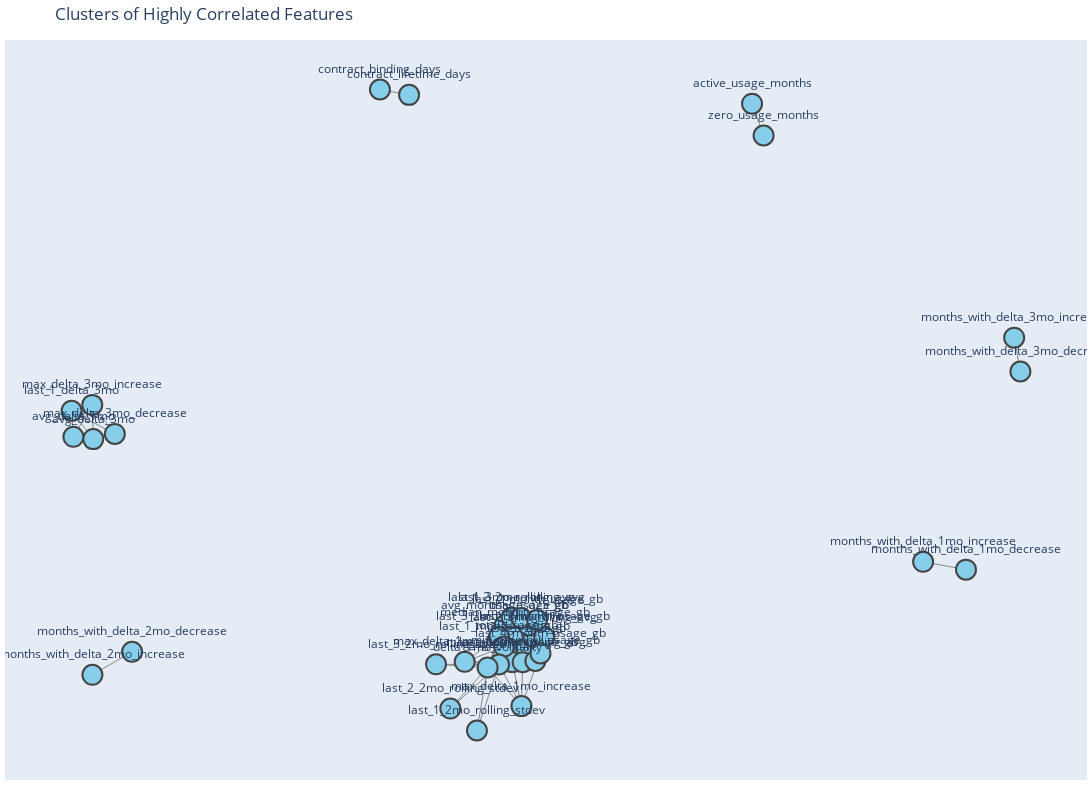

Source (notebook cell):
### Code cell
plot_correlation_network(G_80, pos=nx.spring_layout(G_80, seed=42))

### Figure 1 — Plotly figure (JSON) as saved in the notebook; plotly's stock layout.template omitted (floating-point values rounded to 4 significant figures; data arrays with more than 128 entries replaced by an {"elided": "..."} marker saying what was removed)
{"data": [{"hoverinfo": "none", "line": {"color": "#888", "width": 1}, "mode": "lines", "type": "scatter", "x": {"elided": "531 float values"}, "y": {"elided": "531 float values"}}, {"hoverinfo": "text", "hovertext": ["active_usage_months<br>Correlations:<br>zero_usage_months: 1.00", "zero_usage_months<br>Correlations:<br>active_usage_months: 1.00", "avg_delta_3mo<br>Correlations:<br>max_delta_3mo_increase: 1.00<br>max_delta_3mo_decrease: 1.00<br>last_1_delta_3mo: 1.00<br>avg_delta_1mo: 1.00", "max_delta_3mo_increase<br>Correlations:<br>avg_delta_3mo: 1.00<br>max_delta_3mo_decrease: 1.00<br>last_1_delta_3mo: 1.00<br>avg_delta_1mo: 1.00", "max_delta_3mo_decrease<br>Correlations:<br>avg_delta_3mo: 1.00<br>max_delta_3mo_increase: 1.00<br>last_1_delta_3mo: 1.00<br>avg_delta_1mo: 1.00", "last_1_delta_3mo<br>Correlations:<br>avg_delta_3mo: 1.00<br>max_delta_3mo_increase: 1.00<br>max_delta_3mo_decrease: 1.00<br>avg_delta_1mo: 1.00", "avg_monthly_usage_gb<br>Correlations:<br>total_usage_gb: 1.00<br>median_monthly_usage_gb: 0.99<br>last_2_3mo_rolling_avg: 0.99<br>last_1_3mo_rolling_avg: 0.99<br>usage_q75_gb: 0.99<br>max_monthly_usage_gb: 0.99<br>usage_q25_gb: 0.98<br>last_2_2mo_rolling_avg: 0.97<br>last_1_2mo_rolling_avg: 0.97<br>last_3_2mo_rolling_avg: 0.97<br>min_monthly_usage_gb: 0.95<br>last_3_month_usage_gb: 0.93<br>last_1_month_usage_gb: 0.93<br>last_2_month_usage_gb: 0.93<br>last_4_month_usage_gb: 0.93<br>usage_std_gb: 0.89<br>delta_1mo_volatility: 0.83", "total_usage_gb<br>Correlations:<br>avg_monthly_usage_gb: 1.00<br>median_monthly_usage_gb: 0.99<br>last_2_3mo_rolling_avg: 0.99<br>last_1_3mo_rolling_avg: 0.99<br>usage_q75_gb: 0.99<br>max_monthly_usage_gb: 0.99<br>usage_q25_gb: 0.98<br>last_2_2mo_rolling_avg: 0.97<br>last_1_2mo_rolling_avg: 0.97<br>last_3_2mo_rolling_avg: 0.97<br>min_monthly_usage_gb: 0.95<br>last_3_month_usage_gb: 0.93<br>last_1_month_usage_gb: 0.93<br>last_2_month_usage_gb: 0.93<br>last_4_month_usage_gb: 0.93<br>usage_std_gb: 0.89<br>delta_1mo_volatility: 0.83", "avg_delta_1mo<br>Correlations:<br>avg_delta_3mo: 1.00<br>max_delta_3mo_increase: 1.00<br>max_delta_3mo_decrease: 1.00<br>last_1_delta_3mo: 1.00", "median_monthly_usage_gb<br>Correlations:<br>avg_monthly_usage_gb: 0.99<br>total_usage_gb: 0.99<br>usage_q75_gb: 0.99<br>usage_q25_gb: 0.99<br>last_1_3mo_rolling_avg: 0.99<br>last_2_3mo_rolling_avg: 0.99<br>max_monthly_usage_gb: 0.97<br>last_2_2mo_rolling_avg: 0.97<br>last_1_2mo_rolling_avg: 0.97<br>last_3_2mo_rolling_avg: 0.97<br>min_monthly_usage_gb: 0.94<br>last_3_month_usage_gb: 0.92<br>last_1_month_usage_gb: 0.92<br>last_2_month_usage_gb: 0.92<br>last_4_month_usage_gb: 0.92<br>usage_std_gb: 0.88<br>delta_1mo_volatility: 0.82", "usage_q75_gb<br>Correlations:<br>median_monthly_usage_gb: 0.99<br>total_usage_gb: 0.99<br>avg_monthly_usage_gb: 0.99<br>last_2_3mo_rolling_avg: 0.98<br>last_1_3mo_rolling_avg: 0.98<br>max_monthly_usage_gb: 0.97<br>last_2_2mo_rolling_avg: 0.96<br>last_1_2mo_rolling_avg: 0.96<br>last_3_2mo_rolling_avg: 0.96<br>usage_q25_gb: 0.96<br>min_monthly_usage_gb: 0.92<br>last_3_month_usage_gb: 0.92<br>last_1_month_usage_gb: 0.92<br>last_2_month_usage_gb: 0.92<br>last_4_month_usage_gb: 0.92<br>usage_std_gb: 0.90<br>delta_1mo_volatility: 0.85", "last_2_3mo_rolling_avg<br>Correlations:<br>avg_monthly_usage_gb: 0.99<br>total_usage_gb: 0.99<br>median_monthly_usage_gb: 0.99<br>last_3_2mo_rolling_avg: 0.98<br>last_2_2mo_rolling_avg: 0.98<br>usage_q75_gb: 0.98<br>max_monthly_usage_gb: 0.98<br>last_1_3mo_rolling_avg: 0.98<br>usage_q25_gb: 0.97<br>last_1_2mo_rolling_avg: 0.95<br>min_monthly_usage_gb: 0.95<br>last_3_month_usage_gb: 0.94<br>last_1_month_usage_gb: 0.94<br>last_2_month_usage_gb: 0.94<br>usage_std_gb: 0.88<br>last_4_month_usage_gb: 0.87<br>delta_1mo_volatility: 0.83", "last_1_3mo_rolling_avg<br>Correlations:<br>total_usage_gb: 0.99<br>avg_monthly_usage_gb: 0.99<br>median_monthly_usage_gb: 0.99<br>last_1_2mo_rolling_avg: 0.98<br>last_2_2mo_rolling_avg: 0.98<br>usage_q75_gb: 0.98<br>max_monthly_usage_gb: 0.98<br>last_2_3mo_rolling_avg: 0.98<br>usage_q25_gb: 0.97<br>last_3_2mo_rolling_avg: 0.95<br>min_monthly_usage_gb: 0.95<br>last_3_month_usage_gb: 0.94<br>last_4_month_usage_gb: 0.94<br>last_2_month_usage_gb: 0.93<br>usage_std_gb: 0.88<br>last_1_month_usage_gb: 0.87<br>delta_1mo_volatility: 0.83", "usage_q25_gb<br>Correlations:<br>median_monthly_usage_gb: 0.99<br>avg_monthly_usage_gb: 0.98<br>total_usage_gb: 0.98<br>last_1_3mo_rolling_avg: 0.97<br>last_2_3mo_rolling_avg: 0.97<br>usage_q75_gb: 0.96<br>last_2_2mo_rolling_avg: 0.96<br>last_1_2mo_rolling_avg: 0.95<br>last_3_2mo_rolling_avg: 0.95<br>max_monthly_usage_gb: 0.94<br>min_monthly_usage_gb: 0.94<br>last_3_month_usage_gb: 0.91<br>last_2_month_usage_gb: 0.91<br>last_4_month_usage_gb: 0.91<br>last_1_month_usage_gb: 0.91<br>usage_std_gb: 0.82", "max_monthly_usage_gb<br>Correlations:<br>total_usage_gb: 0.99<br>avg_monthly_usage_gb: 0.99<br>last_1_3mo_rolling_avg: 0.98<br>last_2_3mo_rolling_avg: 0.98<br>usage_q75_gb: 0.97<br>median_monthly_usage_gb: 0.97<br>last_2_2mo_rolling_avg: 0.96<br>last_1_2mo_rolling_avg: 0.96<br>last_3_2mo_rolling_avg: 0.96<br>usage_q25_gb: 0.94<br>usage_std_gb: 0.94<br>last_3_month_usage_gb: 0.91<br>min_monthly_usage_gb: 0.91<br>last_4_month_usage_gb: 0.91<br>last_1_month_usage_gb: 0.91<br>last_2_month_usage_gb: 0.91<br>delta_1mo_volatility: 0.89<br>max_delta_1mo_increase: 0.82<br>max_delta_1mo_decrease: 0.82", "last_1_2mo_rolling_avg<br>Correlations:<br>last_1_3mo_rolling_avg: 0.98<br>total_usage_gb: 0.97<br>avg_monthly_usage_gb: 0.97<br>median_monthly_usage_gb: 0.97<br>usage_q75_gb: 0.96<br>max_monthly_usage_gb: 0.96<br>usage_q25_gb: 0.95<br>last_3_month_usage_gb: 0.95<br>last_4_month_usage_gb: 0.95<br>last_2_2mo_rolling_avg: 0.95<br>last_2_3mo_rolling_avg: 0.95<br>min_monthly_usage_gb: 0.93<br>last_3_2mo_rolling_avg: 0.90<br>usage_std_gb: 0.87<br>last_2_month_usage_gb: 0.85<br>last_1_month_usage_gb: 0.85<br>max_delta_1mo_increase: 0.81<br>delta_1mo_volatility: 0.81", "last_3_2mo_rolling_avg<br>Correlations:<br>last_2_3mo_rolling_avg: 0.98<br>avg_monthly_usage_gb: 0.97<br>total_usage_gb: 0.97<br>median_monthly_usage_gb: 0.97<br>usage_q75_gb: 0.96<br>max_monthly_usage_gb: 0.96<br>usage_q25_gb: 0.95<br>last_1_month_usage_gb: 0.95<br>last_2_month_usage_gb: 0.95<br>last_2_2mo_rolling_avg: 0.95<br>last_1_3mo_rolling_avg: 0.95<br>min_monthly_usage_gb: 0.93<br>last_1_2mo_rolling_avg: 0.90<br>usage_std_gb: 0.87<br>last_3_month_usage_gb: 0.85<br>last_4_month_usage_gb: 0.85<br>max_delta_1mo_decrease: 0.81<br>delta_1mo_volatility: 0.81", "last_2_2mo_rolling_avg<br>Correlations:<br>last_1_3mo_rolling_avg: 0.98<br>last_2_3mo_rolling_avg: 0.98<br>avg_monthly_usage_gb: 0.97<br>total_usage_gb: 0.97<br>median_monthly_usage_gb: 0.97<br>usage_q75_gb: 0.96<br>max_monthly_usage_gb: 0.96<br>usage_q25_gb: 0.96<br>last_3_month_usage_gb: 0.95<br>last_2_month_usage_gb: 0.95<br>last_3_2mo_rolling_avg: 0.95<br>last_1_2mo_rolling_avg: 0.95<br>min_monthly_usage_gb: 0.93<br>usage_std_gb: 0.87<br>last_1_month_usage_gb: 0.85<br>last_4_month_usage_gb: 0.85<br>delta_1mo_volatility: 0.81", "min_monthly_usage_gb<br>Correlations:<br>avg_monthly_usage_gb: 0.95<br>total_usage_gb: 0.95<br>last_2_3mo_rolling_avg: 0.95<br>last_1_3mo_rolling_avg: 0.95<br>usage_q25_gb: 0.94<br>median_monthly_usage_gb: 0.94<br>last_2_2mo_rolling_avg: 0.93<br>last_3_2mo_rolling_avg: 0.93<br>last_1_2mo_rolling_avg: 0.93<br>usage_q75_gb: 0.92<br>max_monthly_usage_gb: 0.91<br>last_3_month_usage_gb: 0.89<br>last_2_month_usage_gb: 0.88<br>last_1_month_usage_gb: 0.88<br>last_4_month_usage_gb: 0.88", "last_3_month_usage_gb<br>Correlations:<br>last_1_2mo_rolling_avg: 0.95<br>last_2_2mo_rolling_avg: 0.95<br>last_1_3mo_rolling_avg: 0.94<br>last_2_3mo_rolling_avg: 0.94<br>total_usage_gb: 0.93<br>avg_monthly_usage_gb: 0.93<br>median_monthly_usage_gb: 0.92<br>usage_q75_gb: 0.92<br>max_monthly_usage_gb: 0.91<br>usage_q25_gb: 0.91<br>min_monthly_usage_gb: 0.89<br>last_3_2mo_rolling_avg: 0.85<br>usage_std_gb: 0.82<br>last_4_month_usage_gb: 0.81<br>last_1_month_usage_gb: 0.81<br>last_2_month_usage_gb: 0.81", "last_4_month_usage_gb<br>Correlations:<br>last_1_2mo_rolling_avg: 0.95<br>last_1_3mo_rolling_avg: 0.94<br>total_usage_gb: 0.93<br>avg_monthly_usage_gb: 0.93<br>median_monthly_usage_gb: 0.92<br>usage_q75_gb: 0.92<br>max_monthly_usage_gb: 0.91<br>usage_q25_gb: 0.91<br>min_monthly_usage_gb: 0.88<br>last_2_3mo_rolling_avg: 0.87<br>last_2_2mo_rolling_avg: 0.85<br>last_3_2mo_rolling_avg: 0.85<br>usage_std_gb: 0.83<br>max_delta_1mo_increase: 0.81<br>last_3_month_usage_gb: 0.81<br>last_2_month_usage_gb: 0.81<br>last_1_month_usage_gb: 0.81", "last_1_month_usage_gb<br>Correlations:<br>last_3_2mo_rolling_avg: 0.95<br>last_2_3mo_rolling_avg: 0.94<br>total_usage_gb: 0.93<br>avg_monthly_usage_gb: 0.93<br>median_monthly_usage_gb: 0.92<br>usage_q75_gb: 0.92<br>max_monthly_usage_gb: 0.91<br>usage_q25_gb: 0.91<br>min_monthly_usage_gb: 0.88<br>last_1_3mo_rolling_avg: 0.87<br>last_2_2mo_rolling_avg: 0.85<br>last_1_2mo_rolling_avg: 0.85<br>usage_std_gb: 0.82<br>max_delta_1mo_decrease: 0.81<br>last_3_month_usage_gb: 0.81<br>last_2_month_usage_gb: 0.81<br>last_4_month_usage_gb: 0.81", "last_2_month_usage_gb<br>Correlations:<br>last_2_2mo_rolling_avg: 0.95<br>last_3_2mo_rolling_avg: 0.95<br>last_2_3mo_rolling_avg: 0.94<br>last_1_3mo_rolling_avg: 0.93<br>avg_monthly_usage_gb: 0.93<br>total_usage_gb: 0.93<br>median_monthly_usage_gb: 0.92<br>usage_q75_gb: 0.92<br>max_monthly_usage_gb: 0.91<br>usage_q25_gb: 0.91<br>min_monthly_usage_gb: 0.88<br>last_1_2mo_rolling_avg: 0.85<br>usage_std_gb: 0.82<br>last_3_month_usage_gb: 0.81<br>last_1_month_usage_gb: 0.81<br>last_4_month_usage_gb: 0.81", "usage_std_gb<br>Correlations:<br>max_monthly_usage_gb: 0.94<br>delta_1mo_volatility: 0.94<br>usage_q75_gb: 0.90<br>total_usage_gb: 0.89<br>avg_monthly_usage_gb: 0.89<br>last_1_3mo_rolling_avg: 0.88<br>last_2_3mo_rolling_avg: 0.88<br>median_monthly_usage_gb: 0.88<br>max_delta_1mo_increase: 0.87<br>last_1_2mo_rolling_avg: 0.87<br>last_2_2mo_rolling_avg: 0.87<br>last_3_2mo_rolling_avg: 0.87<br>max_delta_1mo_decrease: 0.87<br>last_4_month_usage_gb: 0.83<br>last_3_month_usage_gb: 0.82<br>last_1_month_usage_gb: 0.82<br>last_2_month_usage_gb: 0.82<br>usage_q25_gb: 0.82<br>last_2_2mo_rolling_stdev: 0.81<br>last_3_2mo_rolling_stdev: 0.81<br>last_1_2mo_rolling_stdev: 0.81", "delta_1mo_volatility<br>Correlations:<br>usage_std_gb: 0.94<br>max_delta_1mo_decrease: 0.92<br>max_delta_1mo_increase: 0.92<br>max_monthly_usage_gb: 0.89<br>last_2_2mo_rolling_stdev: 0.85<br>usage_q75_gb: 0.85<br>total_usage_gb: 0.83<br>avg_monthly_usage_gb: 0.83<br>last_3_2mo_rolling_stdev: 0.83<br>last_1_2mo_rolling_stdev: 0.83<br>last_2_3mo_rolling_avg: 0.83<br>last_1_3mo_rolling_avg: 0.83<br>median_monthly_usage_gb: 0.82<br>last_3_2mo_rolling_avg: 0.81<br>last_1_2mo_rolling_avg: 0.81<br>last_2_2mo_rolling_avg: 0.81", "months_with_delta_3mo_decrease<br>Correlations:<br>months_with_delta_3mo_increase: 0.94", "months_with_delta_3mo_increase<br>Correlations:<br>months_with_delta_3mo_decrease: 0.94", "months_with_delta_2mo_decrease<br>Correlations:<br>months_with_delta_2mo_increase: 0.93", "months_with_delta_2mo_increase<br>Correlations:<br>months_with_delta_2mo_decrease: 0.93", "max_delta_1mo_decrease<br>Correlations:<br>delta_1mo_volatility: 0.92<br>usage_std_gb: 0.87<br>max_monthly_usage_gb: 0.82<br>last_1_month_usage_gb: 0.81<br>last_3_2mo_rolling_avg: 0.81", "max_delta_1mo_increase<br>Correlations:<br>delta_1mo_volatility: 0.92<br>usage_std_gb: 0.87<br>max_monthly_usage_gb: 0.82<br>last_4_month_usage_gb: 0.81<br>last_1_2mo_rolling_avg: 0.81", "months_with_delta_1mo_decrease<br>Correlations:<br>months_with_delta_1mo_increase: 0.88", "months_with_delta_1mo_increase<br>Correlations:<br>months_with_delta_1mo_decrease: 0.88", "last_2_2mo_rolling_stdev<br>Correlations:<br>delta_1mo_volatility: 0.85<br>usage_std_gb: 0.81", "last_3_2mo_rolling_stdev<br>Correlations:<br>delta_1mo_volatility: 0.83<br>usage_std_gb: 0.81", "last_1_2mo_rolling_stdev<br>Correlations:<br>delta_1mo_volatility: 0.83<br>usage_std_gb: 0.81", "contract_binding_days<br>Correlations:<br>contract_lifetime_days: 0.82", "contract_lifetime_days<br>Correlations:<br>contract_binding_days: 0.82"], "marker": {"color": "#87ceeb", "line": {"width": 2}, "showscale": false, "size": 20}, "mode": "markers+text", "text": ["active_usage_months", "zero_usage_months", "avg_delta_3mo", "max_delta_3mo_increase", "max_delta_3mo_decrease", "last_1_delta_3mo", "avg_monthly_usage_gb", "total_usage_gb", "avg_delta_1mo", "median_monthly_usage_gb", "usage_q75_gb", "last_2_3mo_rolling_avg", "last_1_3mo_rolling_avg", "usage_q25_gb", "max_monthly_usage_gb", "last_1_2mo_rolling_avg", "last_3_2mo_rolling_avg", "last_2_2mo_rolling_avg", "min_monthly_usage_gb", "last_3_month_usage_gb", "last_4_month_usage_gb", "last_1_month_usage_gb", "last_2_month_usage_gb", "usage_std_gb", "delta_1mo_volatility", "months_with_delta_3mo_decrease", "months_with_delta_3mo_increase", "months_with_delta_2mo_decrease", "months_with_delta_2mo_increase", "max_delta_1mo_decrease", "max_delta_1mo_increase", "months_with_delta_1mo_decrease", "months_with_delta_1mo_increase", "last_2_2mo_rolling_stdev", "last_3_2mo_rolling_stdev", "last_1_2mo_rolling_stdev", "contract_binding_days", "contract_lifetime_days"], "textposition": "top center", "type": "scatter", "x": [0.4949, 0.5166, -0.7452, -0.7471, -0.7045, -0.7859, 0.02895, 0.05068, -0.7825, 0.04932, 0.07079, 0.08281, 0.04258, 0.07459, 0.04352, 0.06319, 0.01859, 0.06046, 0.08706, 0.1035, 0.09666, 0.02831, 0.09026, 0.01861, -0.002851, 1.0, 0.9883, -0.6721, -0.7467, -0.046, 0.06086, 0.8976, 0.8169, -0.07303, -0.09994, -0.02293, -0.2055, -0.1507], "y": [0.7096, 0.6586, 0.1715, 0.2264, 0.1798, 0.2168, -0.1278, -0.16, 0.1752, -0.1388, -0.1638, -0.146, -0.1145, -0.1275, -0.1863, -0.1863, -0.1458, -0.1154, -0.1844, -0.1457, -0.1724, -0.1613, -0.1186, -0.1901, -0.1948, 0.28, 0.3342, -0.1697, -0.2067, -0.1858, -0.2568, -0.03787, -0.02533, -0.2608, -0.1898, -0.296, 0.7324, 0.7238]}], "layout": {"height": 800, "hovermode": "closest", "margin": {"b": 20, "l": 5, "r": 5, "t": 40}, "showlegend": false, "title": {"text": "Clusters of Highly Correlated Features"}, "width": 1200, "xaxis": {"showgrid": false, "showticklabels": false, "zeroline": false}, "yaxis": {"showgrid": false, "showticklabels": false, "zeroline": false}}}
